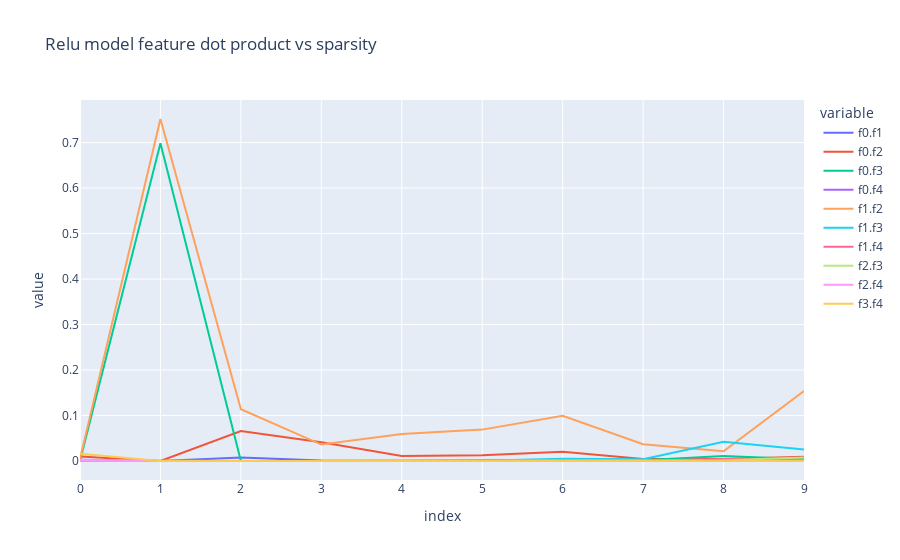

The code cell stored with this chart in its notebook:
### Markdown cell above
## Visualization and analysis of superposition

### Code cell
import collections
import matplotlib.pyplot as plt
from matplotlib import colors  as mcolors
from matplotlib import collections  as mc
import numpy as np
from plotly.subplots import make_subplots
import plotly.graph_objects as go
  
def plot_intro_diagram(model):
  cfg = model.config
  WA = model.W.detach()
  sel = range(cfg.n_instances) # can be used to highlight specific sparsity levels
  
  fig, axs = plt.subplots(1, len(sel), figsize=(2*len(sel), 2))
  for i, ax in zip(sel, axs):
      # features shape: [n_features, n_hidden]
      # each row in this tensor represents a feature packed in lower dimension
      features = WA[i].cpu().detach().numpy()
      colors = [mcolors.to_rgba(c) for c in plt.rcParams['axes.prop_cycle'].by_key()['color']]
      x_data, y_data = features[:, 0], features[:, 1]
      ax.scatter(x_data, y_data, c=colors[0: len(x_data)])
      
      for f in range(cfg.n_features):
        ax.annotate(f"f{f}", (features[f,0], features[f,1]))

      ax.set_aspect('equal')
      # connect line from origin to scatter point
      ax.add_collection(mc.LineCollection(np.stack((np.zeros_like(features), features), axis=1), colors=colors))
      
      # zoom in till x_lim, y_lim = ±1.5
      z = 1.5
      ax.set_facecolor('#FCFBF8')
      ax.set_xlim((-z,z))
      ax.set_ylim((-z,z))
      ax.tick_params(left = True, right = False, labelleft = False, labelbottom = False, bottom = True)
      
      # display xy axes with origin at center of the figure
      for spine in ['top', 'right']:
          ax.spines[spine].set_visible(False)
      for spine in ['bottom','left']:
          ax.spines[spine].set_position('center')
  
  fig.suptitle(f"{model.name} feature tensors")
  plt.show()

def model_feature_norm(model, feature, instance):
  return torch.linalg.vector_norm(model.W[instance, feature]).cpu().detach().numpy()

def plot_norm_diff(models):
  fig = make_subplots(
    rows=len(models), 
    cols=models[0].config.n_features,
    subplot_titles=[f"{model.name}_f{feat+1}" for model in models for feat in range(model.config.n_features)],
  )
  for m, model in enumerate(models):
    for feat in range(model.config.n_features):
      data = []
      for i in range(model.config.n_instances):
        data.append(model_feature_norm(model, feat, i))
  
      fig.append_trace(
        go.Scatter(y=data, x=np.arange(len(data)), name=f"{model.name}_f{feat+1}"),
        row=m+1, col=feat+1
      )
  
  fig.update_layout(title_text="Feature norm vs sparsity")
  fig.show()

def plot_feat_intersection(model):
  # data: [instances, features]
  data = collections.defaultdict(list)
  
  for i in range(model.config.n_instances):
    W = model.W.cpu().detach()
    for f1 in range(model.config.n_features):
      for f2 in range(f1+1, model.config.n_features):
        dot = W[i,f1].vdot(W[i,f2])
        data[f"f{f1}.f{f2}"].append(dot**2)
  
  fig = px.line(data, labels={"x": "sparsity", "y": "dot product"}, title=f"{model.name} model feature dot product vs sparsity")
  fig.show()

plot_intro_diagram(relu_model)
plot_feat_intersection(relu_model)

### Figure 1 — Plotly figure (JSON) as saved in the notebook; plotly's stock layout.template omitted (floating-point values rounded to 4 significant figures)
{"data": [{"hovertemplate": "variable=f0.f1<br>index=%{x}<br>value=%{y}<extra></extra>", "legendgroup": "f0.f1", "line": {"color": "#636efa", "dash": "solid"}, "marker": {"symbol": "circle"}, "mode": "lines", "name": "f0.f1", "orientation": "v", "showlegend": true, "type": "scatter", "x": [0, 1, 2, 3, 4, 5, 6, 7, 8, 9], "xaxis": "x", "y": [0.002534, 1.257e-06, 0.007723, 0.0013, 0.0005514, 0.000721, 0.002101, 0.0001959, 0.0008249, 0.00334], "yaxis": "y"}, {"hovertemplate": "variable=f0.f2<br>index=%{x}<br>value=%{y}<extra></extra>", "legendgroup": "f0.f2", "line": {"color": "#EF553B", "dash": "solid"}, "marker": {"symbol": "circle"}, "mode": "lines", "name": "f0.f2", "orientation": "v", "showlegend": true, "type": "scatter", "x": [0, 1, 2, 3, 4, 5, 6, 7, 8, 9], "xaxis": "x", "y": [0.01011, 5.618e-06, 0.066, 0.04119, 0.01089, 0.01288, 0.02038, 0.004195, 0.004663, 0.009598], "yaxis": "y"}, {"hovertemplate": "variable=f0.f3<br>index=%{x}<br>value=%{y}<extra></extra>", "legendgroup": "f0.f3", "line": {"color": "#00cc96", "dash": "solid"}, "marker": {"symbol": "circle"}, "mode": "lines", "name": "f0.f3", "orientation": "v", "showlegend": true, "type": "scatter", "x": [0, 1, 2, 3, 4, 5, 6, 7, 8, 9], "xaxis": "x", "y": [0.0007247, 0.6984, 6.305e-05, 3.018e-05, 2.077e-05, 0.0005846, 0.001785, 0.001639, 0.01077, 0.003927], "yaxis": "y"}, {"hovertemplate": "variable=f0.f4<br>index=%{x}<br>value=%{y}<extra></extra>", "legendgroup": "f0.f4", "line": {"color": "#ab63fa", "dash": "solid"}, "marker": {"symbol": "circle"}, "mode": "lines", "name": "f0.f4", "orientation": "v", "showlegend": true, "type": "scatter", "x": [0, 1, 2, 3, 4, 5, 6, 7, 8, 9], "xaxis": "x", "y": [0.0007218, 2.726e-06, 2.516e-05, 8.052e-07, 6.314e-05, 1.974e-06, 0.0001374, 3.57e-05, 0.001666, 0.0006124], "yaxis": "y"}, {"hovertemplate": "variable=f1.f2<br>index=%{x}<br>value=%{y}<extra></extra>", "legendgroup": "f1.f2", "line": {"color": "#FFA15A", "dash": "solid"}, "marker": {"symbol": "circle"}, "mode": "lines", "name": "f1.f2", "orientation": "v", "showlegend": true, "type": "scatter", "x": [0, 1, 2, 3, 4, 5, 6, 7, 8, 9], "xaxis": "x", "y": [0.004663, 0.7519, 0.1138, 0.03614, 0.05934, 0.069, 0.09954, 0.03681, 0.02128, 0.1537], "yaxis": "y"}, {"hovertemplate": "variable=f1.f3<br>index=%{x}<br>value=%{y}<extra></extra>", "legendgroup": "f1.f3", "line": {"color": "#19d3f3", "dash": "solid"}, "marker": {"symbol": "circle"}, "mode": "lines", "name": "f1.f3", "orientation": "v", "showlegend": true, "type": "scatter", "x": [0, 1, 2, 3, 4, 5, 6, 7, 8, 9], "xaxis": "x", "y": [3.172e-05, 6.677e-06, 5.644e-05, 4.4e-06, 3.918e-06, 0.000765, 0.00519, 0.003717, 0.04249, 0.02508], "yaxis": "y"}, {"hovertemplate": "variable=f1.f4<br>index=%{x}<br>value=%{y}<extra></extra>", "legendgroup": "f1.f4", "line": {"color": "#FF6692", "dash": "solid"}, "marker": {"symbol": "circle"}, "mode": "lines", "name": "f1.f4", "orientation": "v", "showlegend": true, "type": "scatter", "x": [0, 1, 2, 3, 4, 5, 6, 7, 8, 9], "xaxis": "x", "y": [1.77e-05, 2.57e-06, 6.641e-05, 3.634e-06, 8.433e-05, 0.0001699, 0.0004897, 0.0005491, 0.004653, 0.002518], "yaxis": "y"}, {"hovertemplate": "variable=f2.f3<br>index=%{x}<br>value=%{y}<extra></extra>", "legendgroup": "f2.f3", "line": {"color": "#B6E880", "dash": "solid"}, "marker": {"symbol": "circle"}, "mode": "lines", "name": "f2.f3", "orientation": "v", "showlegend": true, "type": "scatter", "x": [0, 1, 2, 3, 4, 5, 6, 7, 8, 9], "xaxis": "x", "y": [0.00123, 2.914e-07, 2.289e-05, 5.31e-07, 9.605e-07, 0.0001088, 0.001017, 0.0002165, 0.001568, 0.007832], "yaxis": "y"}, {"hovertemplate": "variable=f2.f4<br>index=%{x}<br>value=%{y}<extra></extra>", "legendgroup": "f2.f4", "line": {"color": "#FF97FF", "dash": "solid"}, "marker": {"symbol": "circle"}, "mode": "lines", "name": "f2.f4", "orientation": "v", "showlegend": true, "type": "scatter", "x": [0, 1, 2, 3, 4, 5, 6, 7, 8, 9], "xaxis": "x", "y": [0.001927, 2.382e-06, 1.775e-05, 2.893e-07, 1.957e-06, 1.385e-05, 9.206e-05, 2.509e-05, 0.0001842, 0.0008219], "yaxis": "y"}, {"hovertemplate": "variable=f3.f4<br>index=%{x}<br>value=%{y}<extra></extra>", "legendgroup": "f3.f4", "line": {"color": "#FECB52", "dash": "solid"}, "marker": {"symbol": "circle"}, "mode": "lines", "name": "f3.f4", "orientation": "v", "showlegend": true, "type": "scatter", "x": [0, 1, 2, 3, 4, 5, 6, 7, 8, 9], "xaxis": "x", "y": [0.01598, 2.083e-06, 1.121e-08, 1.701e-12, 2.83e-10, 1.707e-07, 5.359e-06, 2.948e-06, 0.0003799, 0.0001499], "yaxis": "y"}], "layout": {"legend": {"title": {"text": "variable"}, "tracegroupgap": 0}, "title": {"text": "Relu model feature dot product vs sparsity"}, "xaxis": {"anchor": "y", "domain": [0, 1], "title": {"text": "index"}}, "yaxis": {"anchor": "x", "domain": [0, 1], "title": {"text": "value"}}}}
